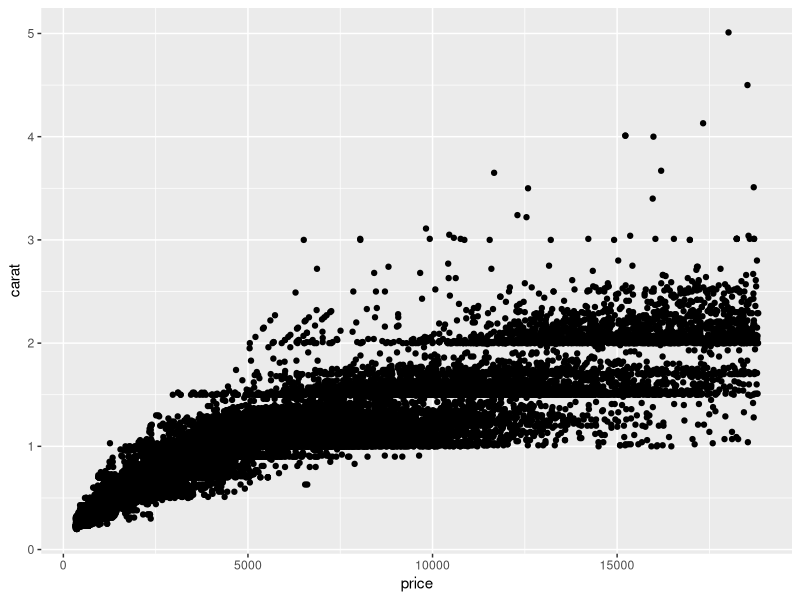
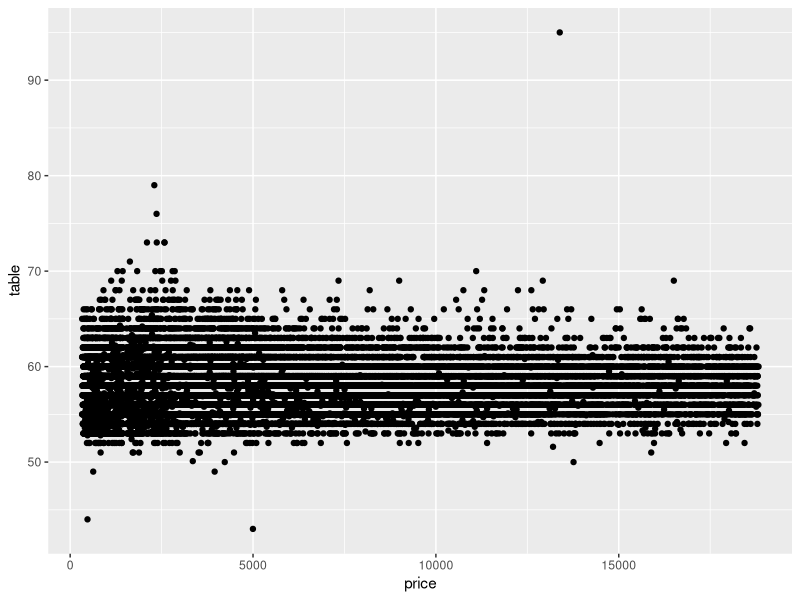

Source code (R) for these figures, in order:
## ---- chunk 1
knitr::opts_chunk$set(echo = TRUE)
library(tidyverse)
## ---- chunk 2
### In this code chunk, start with the diamonds dataset (built in to
### ggplot2 package) and create a plot of price vs. carat (or some other
### variables of your choice)
ggplot(data = diamonds, aes(x = price, y = carat)) +
  geom_point()
## ---- chunk 3
### In this code chunk, start with the diamonds dataset (built in to
### ggplot2 package) and create a subset based on filtering, e.g., 
### size greater than 1 carat or cut is "Ideal"

diamonds_subset <- diamonds %>% 
  filter(carat > 1 & cut == "Ideal")

## ---- chunk 4
ggplot(data = diamonds, aes(x = price, y = table)) +
  geom_point()

diamonds_subset %>% 
  group_by(color) %>% 
  summarize(mean_price = mean(price, na.rm=TRUE))
## ---- chunk 5
### Both partners - delete this comment, then write some code here
### to plot, summarize, calculate something simple using the diamonds
### dataset.


